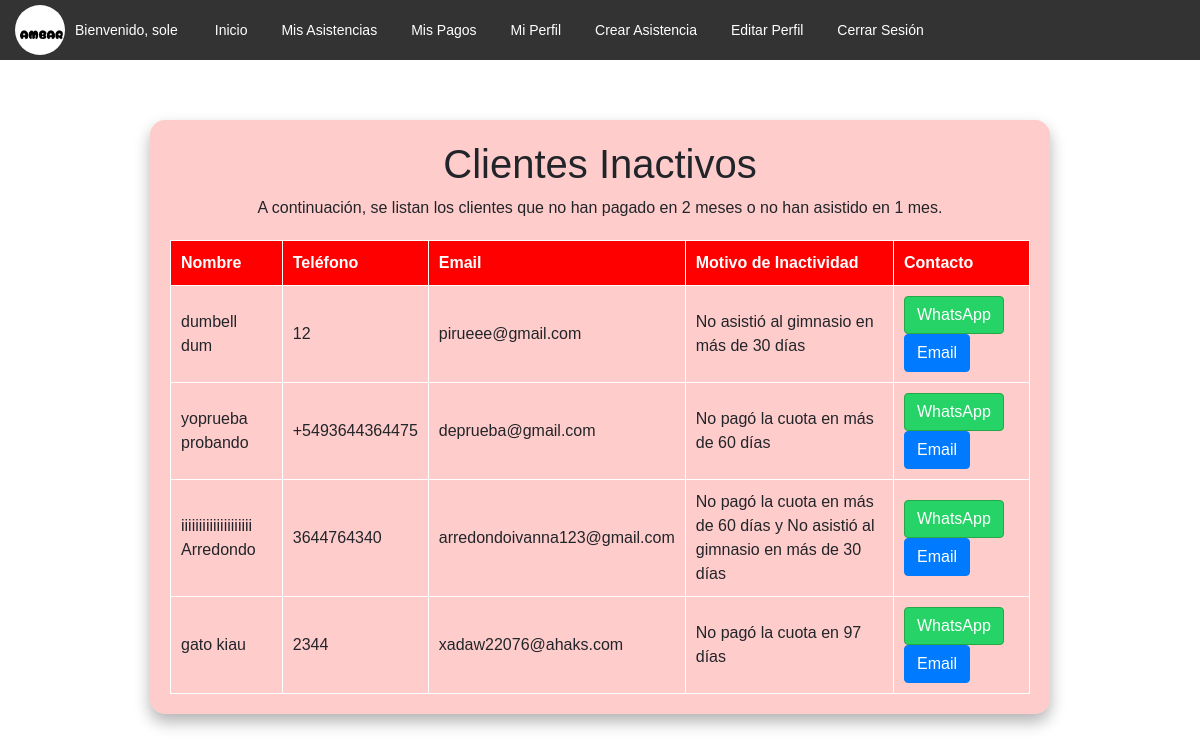
/inactivos/ (signed in), run on the app's committed database.
### clientes/models.py (models this page shows, shortened)
class Cliente(models.Model):
    user = models.OneToOneField(User, on_delete=models.CASCADE, null=True, blank=True)
    nombre = models.CharField(max_length=100)
    apellido = models.CharField(max_length=100)
    numero_celular = models.CharField(max_length=15)
    edad = models.IntegerField(default=18)
    fecha_nacimiento = models.DateField(null=True, blank=True)
    enfermedades = models.TextField(blank=True, null=True)
    alergias = models.TextField(blank=True, null=True)
    asistencia_mensual = models.PositiveIntegerField(default=0)
    imagen_perfil = models.ImageField(upload_to='perfil/', null=True, blank=True)
    qr_code = models.ImageField(upload_to='qr_codes/', null=True, blank=True)
    @property
    def email(self):
        return self.user.email if self.user else None

### clientes/views.py (the view)
# urls.py: path('inactivos/', views.listar_inactivos, name='listar_inactivos'),
def listar_inactivos(request):
    hoy = now().date()
    hace_dos_meses = hoy - timedelta(days=60)
    hace_un_mes = hoy - timedelta(days=30)
    ultima_asistencia_subquery = Asistencia.objects.filter(
        cliente=OuterRef('pk')
    ).order_by('-fecha').values('fecha')[:1]
    clientes_con_ultima_asistencia = Cliente.objects.annotate(
        ultima_asistencia=Subquery(ultima_asistencia_subquery)
    )
    clientes_sin_pago = Cliente.objects.filter(
        ~Exists(Pago.objects.filter(cliente=OuterRef('pk'), fecha_pago__gte=hace_dos_meses))
    )
    clientes_sin_asistencia = clientes_con_ultima_asistencia.filter(
        Q(ultima_asistencia__isnull=True) |
        Q(ultima_asistencia__lt=hace_un_mes)
    )
    clientes_inactivos = (clientes_sin_pago | clientes_sin_asistencia).distinct()
    inactividad_por_pago = {}
    inactividad_por_asistencia = {}
    for cliente in clientes_sin_pago:
        ultima_pago = Pago.objects.filter(cliente=cliente).order_by('-fecha_pago').first()
        if ultima_pago:
            tiempo_sin_pagar = hoy - ultima_pago.fecha_pago
            inactividad_por_pago[cliente.id] = f'No pagó la cuota en {tiempo_sin_pagar.days} días'
        else:
            inactividad_por_pago[cliente.id] = 'No pagó la cuota en más de 60 días'
    for cliente in clientes_sin_asistencia:
        ultima_asistencia = Asistencia.objects.filter(cliente=cliente).order_by('-fecha').first()
        if ultima_asistencia:
            tiempo_sin_asistir = hoy - ultima_asistencia.fecha
            inactividad_por_asistencia[cliente.id] = f'No asistió al gimnasio en {tiempo_sin_asistir.days} días'
        else:
            inactividad_por_asistencia[cliente.id] = 'No asistió al gimnasio en más de 30 días'
    for cliente in clientes_inactivos:
        motivo = []
        if cliente.id in inactividad_por_pago:
            motivo.append(inactividad_por_pago[cliente.id])
        if cliente.id in inactividad_por_asistencia:
            motivo.append(inactividad_por_asistencia[cliente.id])
        cliente.motivo_inactividad = " y ".join(motivo) if len(motivo) > 1 else motivo[0]
    return render(request, 'clientes/inactivos.html', {
        'clientes_inactivos': clientes_inactivos
    })

### clientes/templates/clientes/inactivos.html (shortened to what this page needs)
{% extends "base.html" %}
{% block content %}
<div class="inactive-container">
    <h1>Clientes Inactivos</h1>
    <p>A continuación, se listan los clientes que no han pagado en 2 meses o no han asistido en 1 mes.</p>
    {% if clientes_inactivos %}
        <table>
            <thead>
                <tr>
                    <th>Nombre</th>
                    <th>Teléfono</th>
                    <th>Email</th>
                    <th>Motivo de Inactividad</th>
                    <th>Contacto</th>
                </tr>
            </thead>
            <tbody>
                {% for cliente in clientes_inactivos %}
                <tr>
                    <td>{{ cliente.nombre }} {{ cliente.apellido }}</td>
                    <td>{{ cliente.numero_celular }}</td>
                    <td>{{ cliente.email }}</td>
                    <td>{{ cliente.motivo_inactividad }}</td>
                    <td>
                        {% if cliente.numero_celular %}
                            <a href="https://api.whatsapp.com/send?phone={{ cliente.numero_celular }}&text=Hola%20{{ cliente.nombre }},%20te%20ofrecemos%20un%2050%25%20de%20descuento%20en%20tu%20cuota%20mensual%20para%20que%20regreses!"
                               target="_blank" class="btn btn-success">WhatsApp</a>
                        {% endif %}
                        {% if cliente.email %}
                            <a href="mailto:{{ cliente.email }}?subject=Oferta%20Especial&body=Hola%20{{ cliente.nombre }},%20te%20ofrecemos%20un%2050%25%20de%20descuento%20en%20tu%20cuota%20mensual%20para%20que%20regreses!"
                               class="btn btn-primary">Email</a>
                        {% endif %}
                    </td>
                </tr>
                {% endfor %}
            </tbody>
        </table>
    {% else %}
        <p>No hay clientes inactivos en este momento.</p>
    {% endif %}
</div>
{% endblock %}

### clientes/templates/base.html (shortened to what this page needs)
{% load static %}
<!DOCTYPE html>
<html lang="es">
<head>
    <link rel="stylesheet" href="https://maxcdn.bootstrapcdn.com/bootstrap/4.5.2/css/bootstrap.min.css">
</head>
<body>
    <header>
        {% if user.is_authenticated %}
            <div class="menu-container">
                {% if user.cliente.imagen_perfil %}
                    <img src="{{ user.cliente.imagen_perfil.url }}" alt="Imagen de perfil" class="profile-img">
                {% else %}
                    <img src="{% static 'default_profile.png' %}" alt="Imagen de perfil por defecto" class="profile-img">
                {% endif %}
                <div class="welcome-text">Bienvenido, {{ user.username }}</div>
                <nav>
                    <ul>
                        {% if user.is_staff %}
                            <li><a href="{% url 'home' %}">Inicio</a></li>
                            <li><a href="{% url 'listar_clientes' %}">Clientes</a></li>
                            <li><a href="{% url 'listar_asistencias' %}">Asistencias</a></li>
                            <li><a href="{% url 'listar_pagos' %}">Pagos</a></li>
                            <li><a href="{% url 'escanear_qr' %}">Escanear QR</a></li>
                            <li><a href="{% url 'crear_asistencia' %}">Crear Asistencia</a></li>
                            <li><a href="{% url 'crear_pago' %}">Crear Pago</a></li>
                            <li><a href="{% url 'listar_inactivos' %}">inactivos</a></li>
                            <li><a href="{% url 'recaudacion' %}">Recaudación</a></li>
                            <li><a href="{% url 'dashboard' %}">Estadísticas</a></li>
                        {% else %}
                            <li><a href="{% url 'home' %}">Inicio</a></li>
                            <li><a href="{% url 'listar_asistencias' %}">Mis Asistencias</a></li>
                            <li><a href="{% url 'listar_pagos' %}">Mis Pagos</a></li>
                            <li><a href="{% url 'perfil' %}">Mi Perfil</a></li>
                            <li><a href="{% url 'crear_asistencia' %}">Crear Asistencia</a></li>
                            <li><a href="{% url 'editar_perfil' %}">Editar Perfil</a></li>
                        {% endif %}
                        <li>
                            <form id="logout-form" method="post" action="{% url 'logout' %}" style="margin: 0;">
                                <button type="button" onclick="confirmarCierreSesion()">Cerrar Sesión</button>
                            </form>
                        </li>
                    </ul>
                </nav>
            </div>
        {% endif %}
    </header>
    <main>
        {% block content %}{% endblock %}
    </main>
</body>
</html>

### clientes/templates/base.html (style rules this page uses)
body { font-family: Arial, sans-serif; margin: 0; padding: 0; }
header { background-color: #333; padding: 5px 15px; display: flex; align-items: center; justify-content: space-between; }
.menu-container { display: flex; align-items: center; width: 100%; }
.profile-img { width: 50px; height: 50px; border-radius: 50%; object-fit: cover; margin-right: 10px; }
.welcome-text { color: white; margin-right: 20px; font-size: 14px; }
nav ul { list-style-type: none; margin: 0; padding: 0; display: flex; flex-wrap: wrap; }
nav ul li { margin: 0 5px; }
nav ul li a, nav ul li form button { display: block; color: white; padding: 8px 12px; text-decoration: none; background-color: #333; border: none; border-radius: 5px; cursor: pointer; transition: background-color 0.3s ease; font-size: 14px; }
main { padding: 20px; }

### clientes/templates/clientes/inactivos.html (style rules this page uses)
.inactive-container { margin: 40px auto; padding: 20px; background: rgba(255, 0, 0, 0.2); border-radius: 15px; text-align: center; box-shadow: 0 8px 16px rgba(0, 0, 0, 0.3); max-width: 900px; }
table { width: 100%; border-collapse: collapse; margin-top: 20px; }
th, td { padding: 10px; border: 1px solid #ffffff; text-align: left; }
th { background-color: #ff0000; color: white; }
.btn-success { background-color: #25D366; }
.btn-primary { background-color: #007BFF; }

### data on the page
Cliente: nombre "dumbell", apellido "dum", numero_celular "12", email "pirueee@gmail.com", motivo_inactividad "No asistió al gimnasio en más de 30 días"
Cliente: nombre "yoprueba", apellido "probando", numero_celular "+5493644364475", email "deprueba@gmail.com", motivo_inactividad "No pagó la cuota en más de 60 días"
Cliente: nombre "iiiiiiiiiiiiiiiiiiii", apellido "Arredondo", numero_celular "3644764340", email "arredondoivanna123@gmail.com", motivo_inactividad "No pagó la cuota en más de 60 días y No asistió al gimnasio en más de 30 días"
Cliente: nombre "gato", apellido "kiau", numero_celular "2344", email "xadaw22076@ahaks.com", motivo_inactividad "No pagó la cuota en 97 días"

### other printed values
{{ user.username }} "sole"
